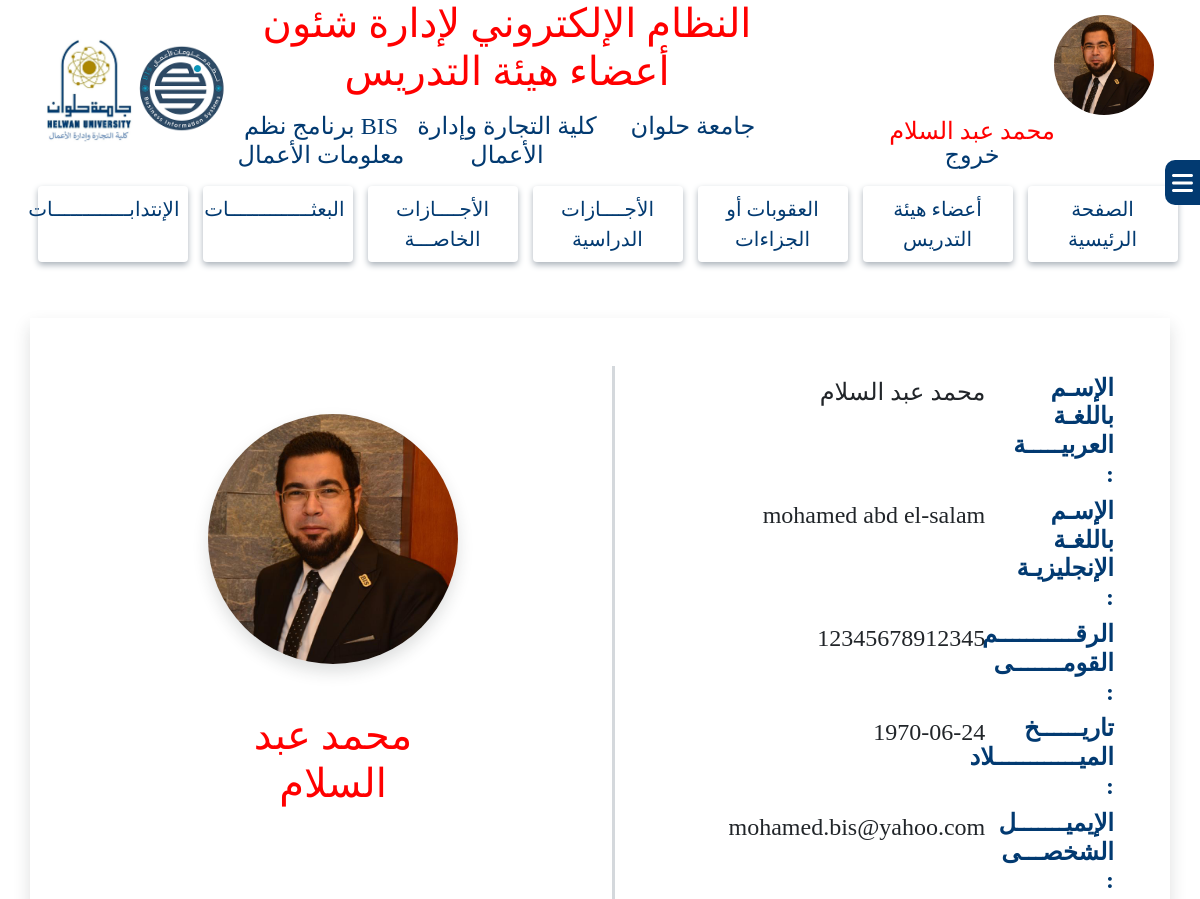
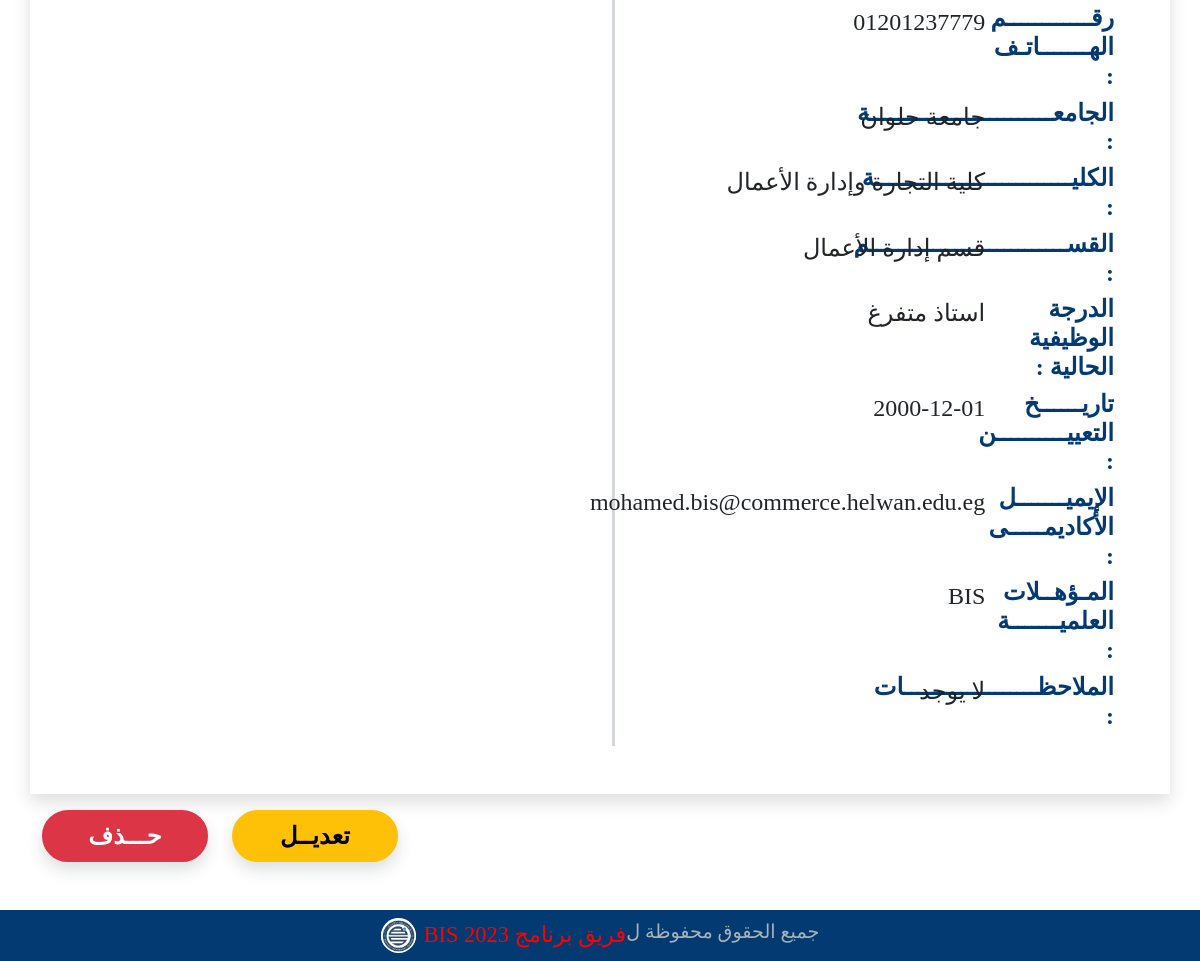
The page /system/memberDetails.php?id=14 (signed in) on the database its author committed (2 pictures, top to bottom).
### tables this page shows
CREATE TABLE `doctors_account` (
  `DoctorCode` int(11) NOT NULL,
  `Doctor_ar_Name` varchar(255) NOT NULL,
  `Doctor_eng_Name` varchar(255) NOT NULL,
  `National_id` varchar(255) NOT NULL,
  `Mobile` varchar(255) NOT NULL,
  `Academic_Mail` varchar(255) NOT NULL,
  `Personal_Mail` varchar(255) NOT NULL,
  `Notes` text NOT NULL,
  `Doctor_image` varchar(255) NOT NULL,
  `Department_id` tinyint(4) NOT NULL,
  `uni_id` tinyint(4) NOT NULL,
  `Faculty_id` tinyint(4) NOT NULL,
  `Doctor_job_id` tinyint(4) NOT NULL,
  `date_of_birth` date NOT NULL,
  `hiring_date` date NOT NULL,
  `qualifications` text NOT NULL
);

CREATE TABLE `universities` (
  `uni_id` tinyint(4) NOT NULL,
  `uni_ar_name` varchar(30) NOT NULL,
  `uni_eng_name` varchar(30) NOT NULL
);

CREATE TABLE `faculties` (
  `Faculty_id` tinyint(4) NOT NULL,
  `Faculty_ar_name` varchar(50) NOT NULL,
  `Faculty_eng_name` varchar(50) NOT NULL
);

CREATE TABLE `departments` (
  `Department_id` tinyint(4) NOT NULL,
  `Department_ar_name` varchar(30) NOT NULL,
  `Department_eng_name` varchar(30) NOT NULL
);

CREATE TABLE `doctor_jobs` (
  `Doctor_job_id` tinyint(4) NOT NULL,
  `Doctor_job_ar_name` varchar(20) NOT NULL,
  `Doctor_job_eng_name` varchar(20) NOT NULL,
  `job_order` tinyint(4) NOT NULL
);

### system/memberDetails.php (the view, shortened to what this page needs)
<?php
include "../Connections/syscon.php";
if (isset($_GET['id'])) {
    $id = $_GET['id'];
    mysqli_select_db($bis, $database_bis);
    $myquery = "SELECT * FROM doctors_account
    INNER JOIN  departments
    ON doctors_account.Department_id=departments.Department_id
    INNER JOIN  universities
    ON doctors_account.uni_id=universities.uni_id
    INNER JOIN  faculties
    ON doctors_account.Faculty_id=faculties.Faculty_id
    INNER JOIN  doctor_jobs
    ON doctors_account.Doctor_job_id=doctor_jobs.Doctor_job_id
    WHERE doctors_account.DoctorCode= $id";
    $result = $bis->query($myquery);
    if ($result->num_rows === 1) {
        $row = $result->fetch_assoc();
        $qualifications = $row['qualifications'];
        $date_of_birth = $row['date_of_birth'];
        $hiring_date = $row['hiring_date'];
        $Doctor_ar_Name = $row['Doctor_ar_Name'];
        $Doctor_eng_Name = $row["Doctor_eng_Name"];
        $National_id = $row["National_id"];
        $Mobile = $row["Mobile"];
        $Academic_Mail = $row["Academic_Mail"];
        $Personal_Mail = $row["Personal_Mail"];
        $Notes = $row["Notes"];
        $Doctor_image = $row["Doctor_image"];
        $Department_ar_name = $row["Department_ar_name"];
        $uni_ar_name = $row["uni_ar_name"];
        $Faculty_ar_name = $row["Faculty_ar_name"];
        $Doctor_job_ar_name = $row["Doctor_job_ar_name"];
    }
}
?>
<!DOCTYPE html>
<html lang="ar">
<head>
    <link rel="stylesheet" href="../css/all.min.css">
    <link rel="stylesheet" href="../css/bootstrap.min.css">
    <link rel="stylesheet" href="../css/style.css">
</head>
<body class="body">
    <?php
    include('header.php');
    ?>
    <div class="sidebarContainer">
        <?php
        include('sidebar.php');
        ?>
    </div>
    <div class="container bg-white p-5 shadow mt-5">
        <div class="row align-items-center">
            <div class="col-md-6">
                <div class="memberData p-2">
                    <div class="row">
                        <div class="col-md-3">
                            <h4 class="mainText fw-bold">الإسـم باللغـة العربيـــــة :</h4>
                        </div>
                        <div class="col-md-9">
                            <p class="fs-4"><?php echo $Doctor_ar_Name; ?></p>
                        </div>
                    </div>
                    <div class="row">
                        <div class="col-md-3">
                            <h4 class="mainText fw-bold">الإسـم باللغـة الإنجليزيـة :</h4>
                        </div>
                        <div class="col-md-9">
                            <p class="fs-4"><?php echo $Doctor_eng_Name ?></p>
                        </div>
                    </div>
                    <div class="row">
                        <div class="col-md-3">
                            <h4 class="mainText fw-bold">الرقـــــــــــم القومـــــــى :</h4>
                        </div>
                        <div class="col-md-9">
                            <p class="fs-4"><?php echo $National_id ?></p>
                        </div>
                    </div>
                    <div class="row">
                        <div class="col-md-3">
                            <h4 class="mainText fw-bold"> تاريــــــخ الميــــــــــــلاد :</h4>
                        </div>
                        <div class="col-md-9">
                            <p class="fs-4"><?php echo $date_of_birth ?> </p>
                        </div>
                    </div>
                    <div class="row">
                        <div class="col-md-3">
                            <h4 class="mainText fw-bold">الإيميـــــــل الشخصـــى :</h4>
                        </div>
                        <div class="col-md-9">
                            <p class="fs-4"><?php echo $Personal_Mail ?></p>
                        </div>
                    </div>
                    <div class="row">
                        <div class="col-md-3">
                            <h4 class="mainText fw-bold">رقــــــــــــم الهـــــــاتـف :</h4>
                        </div>
                        <div class="col-md-9">
                            <p class="fs-4"><?php echo $Mobile ?></p>
                        </div>
                    </div>
                    <div class="row">
                        <div class="col-md-3">
                            <h4 class="mainText fw-bold">الجامعــــــــــــــــــــــــــة :</h4>
                        </div>
                        <div class="col-md-9">
                            <p class="fs-4"><?php echo $uni_ar_name ?></p>
                        </div>
                    </div>
                    <div class="row">
                        <div class="col-md-3">
                            <h4 class="mainText fw-bold">الكليــــــــــــــــــــــــــــة :</h4>
                        </div>
                        <div class="col-md-9">
                            <p class="fs-4"> <?php echo $Faculty_ar_name ?> </p>
                        </div>
                    </div>
                    <div class="row">
                        <div class="col-md-3">
                            <h4 class="mainText fw-bold">القســــــــــــــــــــــــــــم :</h4>
                        </div>
                        <div class="col-md-9">
                            <p class="fs-4"><?php echo $Department_ar_name ?></p>
                        </div>
                    </div>
                    <div class="row">
                        <div class="col-md-3">
                            <h4 class="mainText fw-bold">الدرجة الوظيفية الحالية :</h4>
                        </div>
                        <div class="col-md-9">
                            <p class="fs-4"><?php echo $Doctor_job_ar_name ?></p>
                        </div>
                    </div>
                    <div class="row">
                        <div class="col-md-3">
                            <h4 class="mainText fw-bold">تاريــــــخ التعييــــــــــن :</h4>
                        </div>
                        <div class="col-md-9">
                            <p class="fs-4"><?php echo $hiring_date ?></p>
                        </div>
                    </div>
                    <div class="row">
                        <div class="col-md-3">
                            <h4 class="mainText fw-bold">الإيميـــــــل الأكاديمـــــى :</h4>
                        </div>
                        <div class="col-md-9">
                            <p class="fs-4"><?php echo $Academic_Mail ?></p>
                        </div>
                    </div>
                    <div class="row">
                        <div class="col-md-3">
                            <h4 class="mainText fw-bold">المـؤهــلات العلميـــــــة :</h4>
                        </div>
                        <div class="col-md-9">
                            <p class="fs-4"><?php echo $qualifications ?> </p>
                        </div>
                    </div>
                    <div class="row">
                        <div class="col-md-3">
                            <h4 class="mainText fw-bold">الملاحظـــــــــــــــــــات :</h4>
                        </div>
                        <div class="col-md-9">
                            <p class="fs-4"><?php echo $Notes ?> </p>
                        </div>
                    </div>
                </div>
            </div>
            <div class="col-md-6  d-flex justify-content-center align-items-center align-self-baseline mt-5">
                <div class="memberPhoto">
                    <img src="../images/members/<?php echo $Doctor_image ?>" class="w-100 h-100 ratio-1x1 rounded-circle shadow" alt="">
                    <h1 class="text-center mainTitle mt-5"><?php echo $Doctor_ar_Name; ?></h1>
                </div>
            </div>
        </div>
    </div>
    <div class="container mt-3 mb-5">
        <div class="row justify-content-end">
            <div class="col-md-2">
                <a href="updateMemberData.php?id=<?php echo $row['DoctorCode'] ?>">
                    <button id="updateBtn" class="btn btn-warning w-100 rounded-pill fw-bold fs-4 border-2 shadow">تعديــل</button>
                </a>
            </div>
            <div class="col-md-2">
                <button id="deleteBtn" name="deleteBtn" data-bs-toggle="modal" data-bs-target="#deleteModal" class="btn btn-danger w-100 rounded-pill fw-bold fs-4 border-2 shadow">حـــذف</button>
            </div>
        </div>
    </div>
    <?php
    include('footer.php');
    ?>
</body>
</html>

### css/style.css (style rules this page uses)
:root { --main-title: #f00; --main-text: #023A71; --subtext: #AAB2BA; }
* { font-family: "typesetting"; margin: 0; padding: 0; box-sizing: border-box; direction: rtl; }
.mainTitle { color: var(--main-title, #f00) }
.mainText { color: var(--main-text, #023A71) }
::placeholder { color: var(--subtext, #AAB2BA); opacity: 0.8 !important; font-size: 1.3rem; padding-right: 24px; }
.shadow { box-shadow: 0px 3px 6px #AAB2BA; }
.body { background-image: url(../images/Facultylogo.jpg); background-repeat: no-repeat; background-position: center; background-attachment: fixed; }
.sidebarContainer { position: fixed; width: 100%; top: 20vh; right: -100%; z-index: 99999; }
.memberPhoto { width: 250px; height: 250px; }
.memberData, .penaltyData, .vacationData { border-left: 3px solid rgba(170, 178, 186, 0.5); }

### rows shown on the page
doctors_account: Doctor_ar_Name "محمد عبد السلام", Doctor_eng_Name "mohamed abd el-salam", National "12345678912345", date_of_birth "1970-06-24", Personal_Mail "mohamed.bis@yahoo.com", Mobile "01201237779", uni.uni_ar_name "جامعة حلوان", Faculty.Faculty_ar_name "كلية التجارة وإدارة الأعمال", Department.Department_ar_name "قسم إدارة الأعمال", Doctor_job.Doctor_job_ar_name "استاذ متفرغ", hiring_date "2000-12-01", Academic_Mail "mohamed.bis@commerce.helwan.edu.eg", qualifications "BIS", Notes "لا يوجد", Doctor_image (picture)

### other values the page prints
$_SESSION['user_ar_name'] "محمد عبد السلام"
$_SESSION['app_name'] "النظام الإلكتروني لإدارة شئون أعضاء هيئة التدريس"
$_SESSION['Uni_name'] "جامعة حلوان"
$_SESSION['Faculty_name'] "كلية التجارة وإدارة الأعمال"
$_SESSION['Program_name'] "BIS برنامج نظم معلومات الأعمال"
